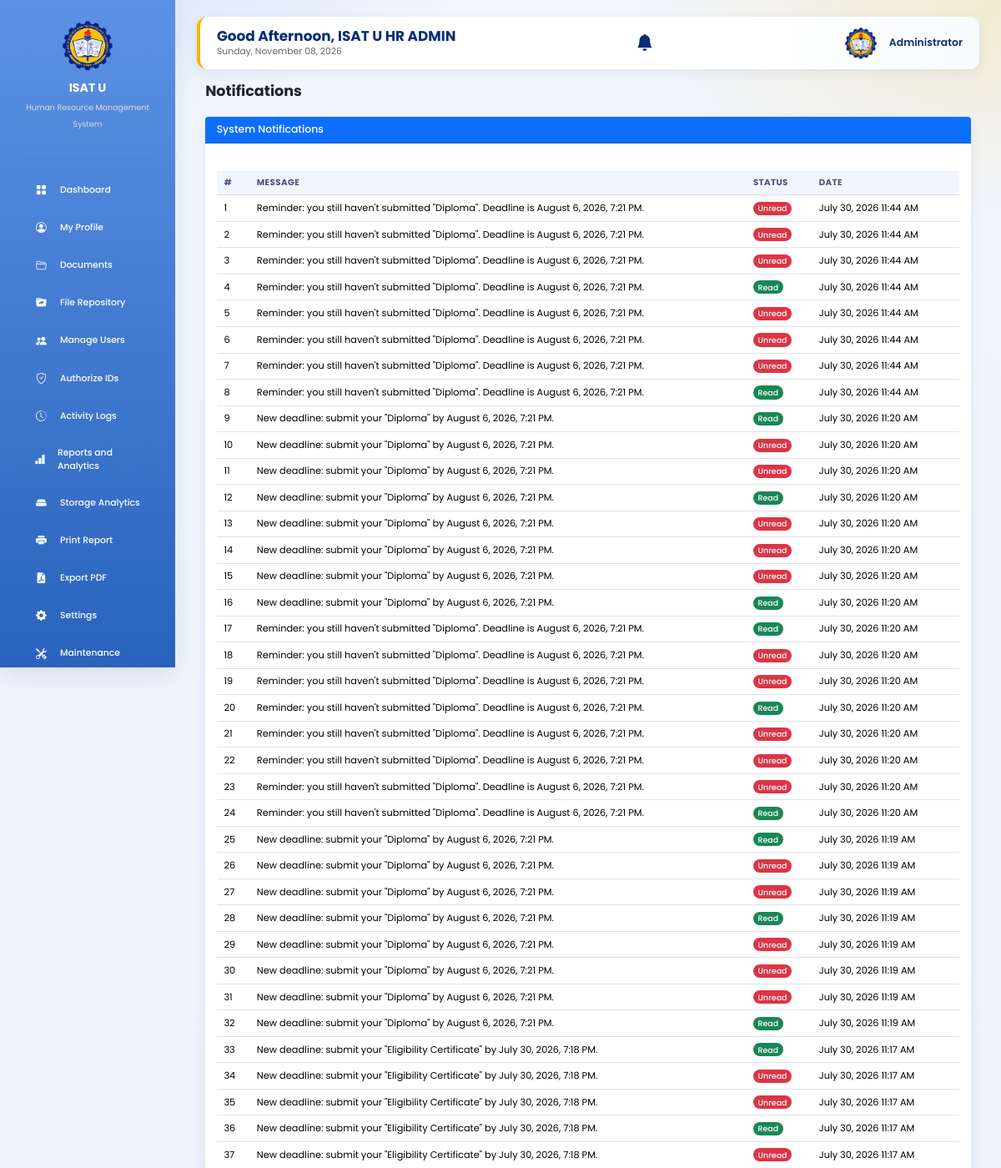
The app's page /admin/notifications.php (signed in, upper part) with its own data.
### tables this page shows
CREATE TABLE `notifications` (
  `notification_id` int(11) NOT NULL AUTO_INCREMENT,
  `user_id` int(11) NOT NULL,
  `message` text NOT NULL,
  `type` varchar(30) DEFAULT 'general',
  `is_read` tinyint(4) DEFAULT 0,
  `email_sent` tinyint(1) DEFAULT 0,
  `created_at` timestamp NOT NULL DEFAULT current_timestamp(),
  PRIMARY KEY (`notification_id`)
);

### admin/notifications.php (the view, shortened to what this page needs)
<?php
include "../db.php";
include "includes/header.php";
include "includes/sidebar.php";
$result=mysqli_query($conn,"
SELECT *
FROM notifications
ORDER BY created_at DESC
");
?>
<div class="container-fluid">
<h2 class="fw-bold mb-4">
Notifications
</h2>
<div class="card shadow border-0">
<div class="card-header bg-primary text-white">
<h5 class="mb-0">
System Notifications
</h5>
</div>
<div class="card-body">
<div class="table-responsive">
<table class="table table-hover">
<thead>
<tr>
<th>#</th>
<th>Message</th>
<th>Status</th>
<th>Date</th>
</tr>
</thead>
<tbody>
<?php
$i=1;
while($row=mysqli_fetch_assoc($result))
{
?>
<tr>
<td><?php echo $i++; ?></td>
<td><?php echo htmlspecialchars($row['message']); ?></td>
<td>
<?php
if($row['is_read']==0)
{
echo "<span class='badge bg-danger'>Unread</span>";
}
else
{
echo "<span class='badge bg-success'>Read</span>";
}
?>
</td>
<td>
<?php echo date("F d, Y h:i A",strtotime($row['created_at'])); ?>
</td>
</tr>
<?php
}
?>
</tbody>
</table>
</div>
</div>
</div>
</div>
<?php include "includes/footer.php"; ?>

### assets/ui.css (style rules this page uses)
html { font-size:13.5px !important; }
body { font-size:.92rem; background: radial-gradient(900px 500px at 8% -5%, rgba(91,146,229,.28), transparent 60%), radial-gradient(800px 480px at 100% 0%, rgba(245,180,0,.18), transparent 55%), radial-gradient(900px 600px at 50% 110%, rgba(18,60,146,.16), transparent 60%), linear-gradient(180deg,#f2f6fd 0%,#e4ecf9 100%) !important; background-attachment:fixed !important; }
h2 { font-size:1.3rem !important; }
h5 { font-size:.92rem !important; }
.stat-card,.chart-card,.card,.profile-card,.card-box { border-radius:12px !important;box-shadow:0 4px 14px rgba(10,46,115,.08) !important; }
.card-body { padding:.9rem 1rem !important; }
.card-header { padding:.6rem 1rem !important;font-size:.9rem; }
.table { font-size:.84rem;margin-bottom:0; }
.table>:not(caption)>*>* { padding:.5rem .65rem !important; }
.table thead th { font-size:.76rem;text-transform:uppercase;letter-spacing:.4px;color:#47557a;background:#f1f5fd !important; }
.badge { font-size:.7rem;font-weight:500;padding:.35em .6em; }

### admin/includes/header.php (style rules this page uses)
body { background:#eef3fb; font-family:'Poppins',sans-serif; }
.card-header { display:flex; justify-content:space-between; align-items:center; margin-bottom:20px; }
.table { width:100%; border-collapse:collapse; }
.table th { background:#f8f9fa; padding:14px; text-align:left; font-weight:700; }
.table td { padding:14px; border-top:1px solid #eee; vertical-align:middle; }
.badge { padding:8px 14px; border-radius:30px; font-size:13px; font-weight:600; }

### admin/includes/sidebar.php (style rules this page uses)
:root { --blue:#0A2E73; --yellow:#F5B400; --white:#ffffff; --bg:#eef3fb; --shadow:0 12px 30px rgba(2, 10, 118, 0.08); }
* { margin:0; padding:0; box-sizing:border-box; font-family:'Poppins',sans-serif; }
body { background:var(--bg); }

### records on screen
notifications: message "Reminder: you still haven't submitted \"Diploma\". Deadline is August 6, 2026, 7:21 PM.", is_read "Unread", created_at "July 30, 2026 11:44 AM"
notifications: message "Reminder: you still haven't submitted \"Diploma\". Deadline is August 6, 2026, 7:21 PM.", is_read "Unread", created_at "July 30, 2026 11:44 AM"
notifications: message "Reminder: you still haven't submitted \"Diploma\". Deadline is August 6, 2026, 7:21 PM.", is_read "Unread", created_at "July 30, 2026 11:44 AM"
notifications: message "Reminder: you still haven't submitted \"Diploma\". Deadline is August 6, 2026, 7:21 PM.", is_read "Read", created_at "July 30, 2026 11:44 AM"
notifications: message "Reminder: you still haven't submitted \"Diploma\". Deadline is August 6, 2026, 7:21 PM.", is_read "Unread", created_at "July 30, 2026 11:44 AM"
notifications: message "Reminder: you still haven't submitted \"Diploma\". Deadline is August 6, 2026, 7:21 PM.", is_read "Unread", created_at "July 30, 2026 11:44 AM"
notifications: message "Reminder: you still haven't submitted \"Diploma\". Deadline is August 6, 2026, 7:21 PM.", is_read "Unread", created_at "July 30, 2026 11:44 AM"
notifications: message "Reminder: you still haven't submitted \"Diploma\". Deadline is August 6, 2026, 7:21 PM.", is_read "Read", created_at "July 30, 2026 11:44 AM"
notifications: message "New deadline: submit your \"Diploma\" by August 6, 2026, 7:21 PM.", is_read "Read", created_at "July 30, 2026 11:20 AM"
notifications: message "New deadline: submit your \"Diploma\" by August 6, 2026, 7:21 PM.", is_read "Unread", created_at "July 30, 2026 11:20 AM"
notifications: message "New deadline: submit your \"Diploma\" by August 6, 2026, 7:21 PM.", is_read "Unread", created_at "July 30, 2026 11:20 AM"
notifications: message "New deadline: submit your \"Diploma\" by August 6, 2026, 7:21 PM.", is_read "Read", created_at "July 30, 2026 11:20 AM"
notifications: message "New deadline: submit your \"Diploma\" by August 6, 2026, 7:21 PM.", is_read "Unread", created_at "July 30, 2026 11:20 AM"
notifications: message "New deadline: submit your \"Diploma\" by August 6, 2026, 7:21 PM.", is_read "Unread", created_at "July 30, 2026 11:20 AM"
notifications: message "New deadline: submit your \"Diploma\" by August 6, 2026, 7:21 PM.", is_read "Unread", created_at "July 30, 2026 11:20 AM"
notifications: message "New deadline: submit your \"Diploma\" by August 6, 2026, 7:21 PM.", is_read "Read", created_at "July 30, 2026 11:20 AM"
notifications: message "Reminder: you still haven't submitted \"Diploma\". Deadline is August 6, 2026, 7:21 PM.", is_read "Read", created_at "July 30, 2026 11:20 AM"
notifications: message "Reminder: you still haven't submitted \"Diploma\". Deadline is August 6, 2026, 7:21 PM.", is_read "Unread", created_at "July 30, 2026 11:20 AM"
notifications: message "Reminder: you still haven't submitted \"Diploma\". Deadline is August 6, 2026, 7:21 PM.", is_read "Unread", created_at "July 30, 2026 11:20 AM"
notifications: message "Reminder: you still haven't submitted \"Diploma\". Deadline is August 6, 2026, 7:21 PM.", is_read "Read", created_at "July 30, 2026 11:20 AM"
notifications: message "Reminder: you still haven't submitted \"Diploma\". Deadline is August 6, 2026, 7:21 PM.", is_read "Unread", created_at "July 30, 2026 11:20 AM"
notifications: message "Reminder: you still haven't submitted \"Diploma\". Deadline is August 6, 2026, 7:21 PM.", is_read "Unread", created_at "July 30, 2026 11:20 AM"
notifications: message "Reminder: you still haven't submitted \"Diploma\". Deadline is August 6, 2026, 7:21 PM.", is_read "Unread", created_at "July 30, 2026 11:20 AM"
notifications: message "Reminder: you still haven't submitted \"Diploma\". Deadline is August 6, 2026, 7:21 PM.", is_read "Read", created_at "July 30, 2026 11:20 AM"
notifications: message "New deadline: submit your \"Diploma\" by August 6, 2026, 7:21 PM.", is_read "Read", created_at "July 30, 2026 11:19 AM"
notifications: message "New deadline: submit your \"Diploma\" by August 6, 2026, 7:21 PM.", is_read "Unread", created_at "July 30, 2026 11:19 AM"
notifications: message "New deadline: submit your \"Diploma\" by August 6, 2026, 7:21 PM.", is_read "Unread", created_at "July 30, 2026 11:19 AM"
notifications: message "New deadline: submit your \"Diploma\" by August 6, 2026, 7:21 PM.", is_read "Read", created_at "July 30, 2026 11:19 AM"
notifications: message "New deadline: submit your \"Diploma\" by August 6, 2026, 7:21 PM.", is_read "Unread", created_at "July 30, 2026 11:19 AM"
notifications: message "New deadline: submit your \"Diploma\" by August 6, 2026, 7:21 PM.", is_read "Unread", created_at "July 30, 2026 11:19 AM"
notifications: message "New deadline: submit your \"Diploma\" by August 6, 2026, 7:21 PM.", is_read "Unread", created_at "July 30, 2026 11:19 AM"
notifications: message "New deadline: submit your \"Diploma\" by August 6, 2026, 7:21 PM.", is_read "Read", created_at "July 30, 2026 11:19 AM"
notifications: message "New deadline: submit your \"Eligibility Certificate\" by July 30, 2026, 7:18 PM.", is_read "Read", created_at "July 30, 2026 11:17 AM"
notifications: message "New deadline: submit your \"Eligibility Certificate\" by July 30, 2026, 7:18 PM.", is_read "Unread", created_at "July 30, 2026 11:17 AM"
notifications: message "New deadline: submit your \"Eligibility Certificate\" by July 30, 2026, 7:18 PM.", is_read "Unread", created_at "July 30, 2026 11:17 AM"
notifications: message "New deadline: submit your \"Eligibility Certificate\" by July 30, 2026, 7:18 PM.", is_read "Read", created_at "July 30, 2026 11:17 AM"
notifications: message "New deadline: submit your \"Eligibility Certificate\" by July 30, 2026, 7:18 PM.", is_read "Unread", created_at "July 30, 2026 11:17 AM"

### other values on screen
$greeting "Good Afternoon"
